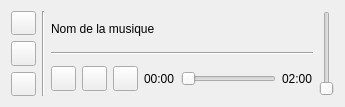
<?xml version="1.0" encoding="UTF-8"?>
<ui version="4.0">
 <class>Widget</class>
 <widget class="QWidget" name="Widget">
  <property name="geometry">
   <rect>
    <x>0</x>
    <y>0</y>
    <width>345</width>
    <height>107</height>
   </rect>
  </property>
  <property name="windowTitle">
   <string>Widget</string>
  </property>
  <layout class="QHBoxLayout" name="horizontalLayout">
   <item>
    <layout class="QVBoxLayout" name="verticalLayout_2">
     <item>
      <widget class="QPushButton" name="reapet_btn">
       <property name="enabled">
        <bool>true</bool>
       </property>
       <property name="maximumSize">
        <size>
         <width>25</width>
         <height>25</height>
        </size>
       </property>
       <property name="text">
        <string/>
       </property>
       <property name="checkable">
        <bool>false</bool>
       </property>
       <property name="checked">
        <bool>false</bool>
       </property>
      </widget>
     </item>
     <item>
      <widget class="QPushButton" name="random_btn">
       <property name="maximumSize">
        <size>
         <width>25</width>
         <height>25</height>
        </size>
       </property>
       <property name="text">
        <string/>
       </property>
       <property name="checkable">
        <bool>true</bool>
       </property>
      </widget>
     </item>
     <item>
      <widget class="QPushButton" name="delete_btn">
       <property name="enabled">
        <bool>true</bool>
       </property>
       <property name="maximumSize">
        <size>
         <width>25</width>
         <height>25</height>
        </size>
       </property>
       <property name="text">
        <string/>
       </property>
      </widget>
     </item>
    </layout>
   </item>
   <item>
    <widget class="Line" name="line_2">
     <property name="orientation">
      <enum>Qt::Vertical</enum>
     </property>
    </widget>
   </item>
   <item>
    <layout class="QVBoxLayout" name="verticalLayout">
     <item>
      <widget class="QLabel" name="nomMusique_label">
       <property name="text">
        <string>Nom de la musique</string>
       </property>
      </widget>
     </item>
     <item>
      <widget class="Line" name="line">
       <property name="orientation">
        <enum>Qt::Horizontal</enum>
       </property>
      </widget>
     </item>
     <item>
      <layout class="QHBoxLayout" name="horizontalLayout_2">
       <item>
        <widget class="QPushButton" name="last_btn">
         <property name="maximumSize">
          <size>
           <width>25</width>
           <height>25</height>
          </size>
         </property>
         <property name="text">
          <string/>
         </property>
        </widget>
       </item>
       <item>
        <widget class="QPushButton" name="pp_btn">
         <property name="maximumSize">
          <size>
           <width>25</width>
           <height>25</height>
          </size>
         </property>
         <property name="text">
          <string/>
         </property>
        </widget>
       </item>
       <item>
        <widget class="QPushButton" name="next_btn">
         <property name="maximumSize">
          <size>
           <width>25</width>
           <height>25</height>
          </size>
         </property>
         <property name="text">
          <string/>
         </property>
        </widget>
       </item>
       <item>
        <widget class="QLabel" name="tempsLu_label">
         <property name="text">
          <string>00:00</string>
         </property>
        </widget>
       </item>
       <item>
        <widget class="QSlider" name="playTime_sliderr">
         <property name="tracking">
          <bool>false</bool>
         </property>
         <property name="orientation">
          <enum>Qt::Horizontal</enum>
         </property>
        </widget>
       </item>
       <item>
        <widget class="QLabel" name="tempsTotal_label">
         <property name="text">
          <string>02:00</string>
         </property>
        </widget>
       </item>
      </layout>
     </item>
    </layout>
   </item>
   <item>
    <widget class="QSlider" name="volume_slider">
     <property name="toolTip">
      <string>Volume</string>
     </property>
     <property name="maximum">
      <number>100</number>
     </property>
     <property name="orientation">
      <enum>Qt::Vertical</enum>
     </property>
    </widget>
   </item>
  </layout>
 </widget>
 <resources/>
 <connections/>
</ui>
